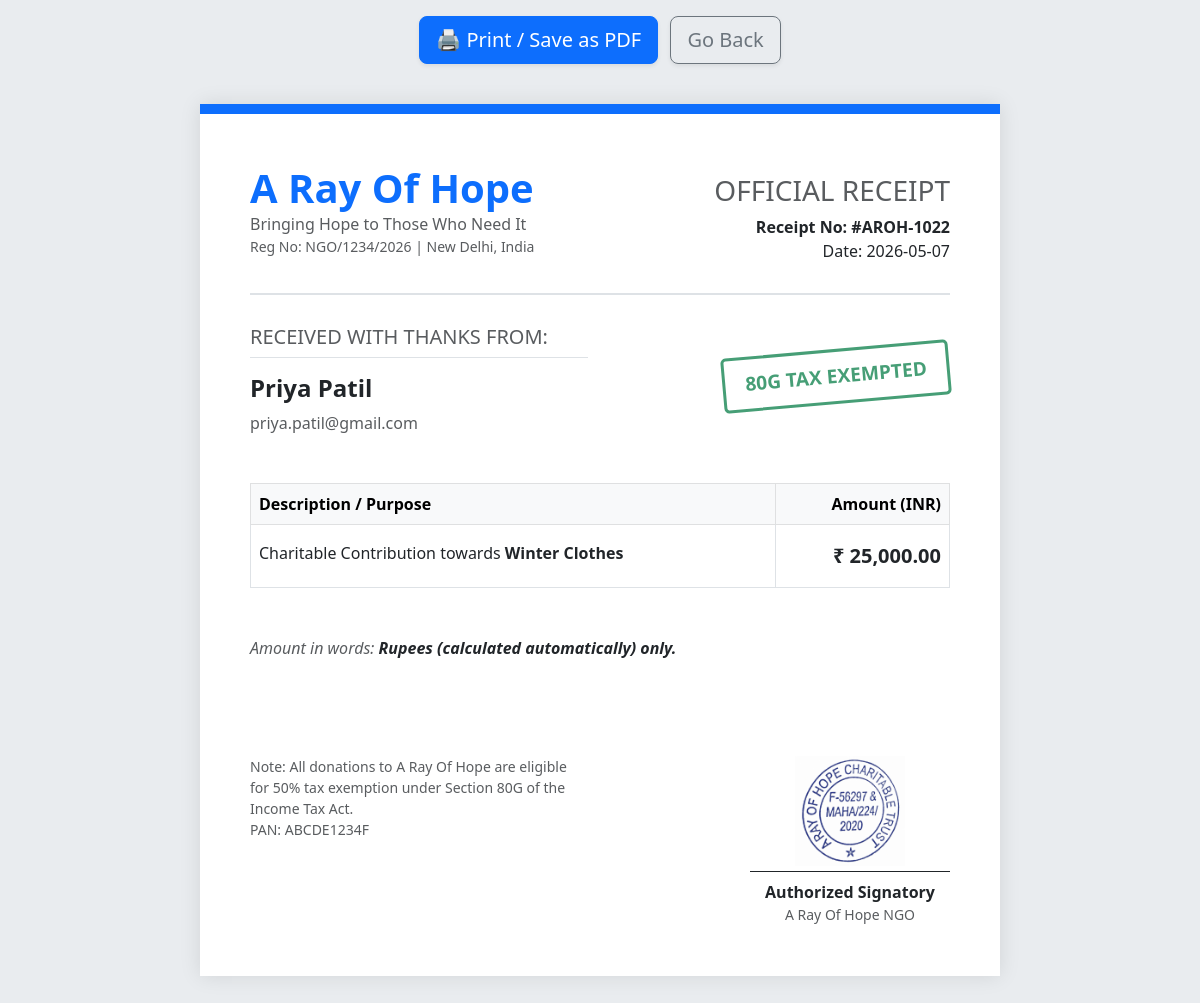
Page /receipt/22 (signed in) on the committed database.
### tables this page shows
CREATE TABLE donations (
        id INTEGER PRIMARY KEY AUTOINCREMENT,
        donor_id INTEGER,
        amount REAL NOT NULL,
        date TEXT NOT NULL,
        purpose TEXT NOT NULL,
        status TEXT NOT NULL DEFAULT 'Received',
        impact_details TEXT,
        FOREIGN KEY (donor_id) REFERENCES users(id)
    );

CREATE TABLE users (
        id INTEGER PRIMARY KEY AUTOINCREMENT,
        name TEXT NOT NULL,
        email TEXT UNIQUE NOT NULL,
        phone TEXT,
        password_hash TEXT,
        role TEXT NOT NULL DEFAULT 'donor'
    );

### app.py (the view)
@app.route('/receipt/<int:donation_id>')
def generate_receipt(donation_id):
    db = get_db()
    cursor = db.cursor()
    admin_logged_in = session.get('logged_in')
    donor_id = session.get('donor_id')
    if not admin_logged_in and not donor_id:
        return "Unauthorized: Please log in", 401
    cursor.execute('''
        SELECT d.id, d.amount, d.date, d.purpose, d.donor_id, u.name as donor_name, u.email as donor_email
        FROM donations d
        JOIN users u ON d.donor_id = u.id
        WHERE d.id = ?
    ''', (donation_id,))
    receipt_data = cursor.fetchone()
    if not receipt_data:
        return "Receipt not found", 404
    if not admin_logged_in and receipt_data['donor_id'] != donor_id:
        return "Unauthorized: This is not your receipt", 403
    return render_template('receipt.html', data=receipt_data)

### app.py (called while the page is built)
def get_db():
    db = getattr(g, '_database', None)
    if db is None:
        db = g._database = sqlite3.connect(DATABASE)
        db.row_factory = sqlite3.Row
    return db

@app.teardown_appcontext
def close_connection(exception):
    db = getattr(g, '_database', None)
    if db is not None:
        db.close()

### templates/receipt.html (shortened to what this page needs)
<!DOCTYPE html>
<html lang="en">
<head>
    <link href="https://cdn.jsdelivr.net/npm/bootstrap@5.3.0/dist/css/bootstrap.min.css" rel="stylesheet">
</head>
<body>
    <div class="container text-center mt-3 no-print">
        <button onclick="window.print()" class="btn btn-primary btn-lg shadow-sm">🖨️ Print / Save as PDF</button>
        <a href="javascript:history.back()" class="btn btn-outline-secondary btn-lg shadow-sm ms-2">Go Back</a>
    </div>
    <div class="receipt-container">
        <div class="ngo-header d-flex justify-content-between align-items-center">
            <div>
                <h1 class="text-primary fw-bold mb-0">A Ray Of Hope</h1>
                <p class="text-muted mb-0">Bringing Hope to Those Who Need It</p>
                <p class="text-muted small">Reg No: NGO/1234/2026 | New Delhi, India</p>
            </div>
            <div class="text-end">
                <h3 class="text-muted">OFFICIAL RECEIPT</h3>
                <p class="mb-0 fw-bold">Receipt No: <span class="text-dark">#AROH-{{ 1000 + data.id }}</span></p>
                <p class="mb-0">Date: {{ data.date }}</p>
            </div>
        </div>
        <div class="row mb-5">
            <div class="col-sm-6">
                <h5 class="text-muted border-bottom pb-2">RECEIVED WITH THANKS FROM:</h5>
                <h4 class="fw-bold mt-3">{{ data.donor_name }}</h4>
                <p class="mb-0 text-muted">{{ data.donor_email }}</p>
            </div>
            <div class="col-sm-6 text-end">
                <div class="stamp mt-4">80G TAX EXEMPTED</div>
            </div>
        </div>
        <table class="table table-bordered mb-5">
            <thead class="table-light">
                <tr>
                    <th>Description / Purpose</th>
                    <th class="text-end">Amount (INR)</th>
                </tr>
            </thead>
            <tbody>
                <tr>
                    <td class="py-3">
                        Charitable Contribution towards <strong>{{ data.purpose }}</strong>
                    </td>
                    <td class="text-end py-3 fw-bold fs-5">
                        ₹ {{ "{:,.2f}".format(data.amount) }}
                    </td>
                </tr>
            </tbody>
        </table>
        <div class="mb-5">
            <p class="fst-italic text-muted">Amount in words: <strong class="text-dark">Rupees (calculated automatically) only.</strong></p>
        </div>
        <div class="row mt-5 pt-5">
            <div class="col-sm-6">
                <p class="small text-muted mb-0">Note: All donations to A Ray Of Hope are eligible for 50% tax exemption under Section 80G of the Income Tax Act.</p>
                <p class="small text-muted">PAN: ABCDE1234F</p>
            </div>
            <div class="col-sm-6 text-end position-relative">
                <div class="d-inline-block text-center" style="width: 200px;">
                    <img src="{{ url_for('static', filename='images/stamp.jpg') }}" alt="NGO Stamp" style="width: 110px; opacity: 0.85; margin-bottom: 5px;">
                    <div class="border-top border-dark pt-2">
                        <p class="mb-0 fw-bold">Authorized Signatory</p>
                        <p class="text-muted small mb-0">A Ray Of Hope NGO</p>
                    </div>
                </div>
            </div>
        </div>
    </div>
</body>
</html>

### templates/receipt.html (style rules this page uses)
body { background-color: #e9ecef; }
.receipt-container { max-width: 800px; margin: 40px auto; background: white; padding: 50px; box-shadow: 0 0 20px rgba(0,0,0,0.1); border-top: 10px solid #0d6efd; }
.ngo-header { border-bottom: 2px solid #dee2e6; padding-bottom: 20px; margin-bottom: 30px; }
.stamp { border: 3px solid #198754; color: #198754; display: inline-block; padding: 10px 20px; font-weight: bold; font-size: 1.2rem; transform: rotate(-5deg); opacity: 0.8; border-radius: 5px; }

### rows in the picture
donations: 1000+data.id "1022", date "2026-05-07", purpose "Winter Clothes", amount "25,000.00"
users: donor_name "Priya Patil", donor_email "priya.patil@gmail.com"
